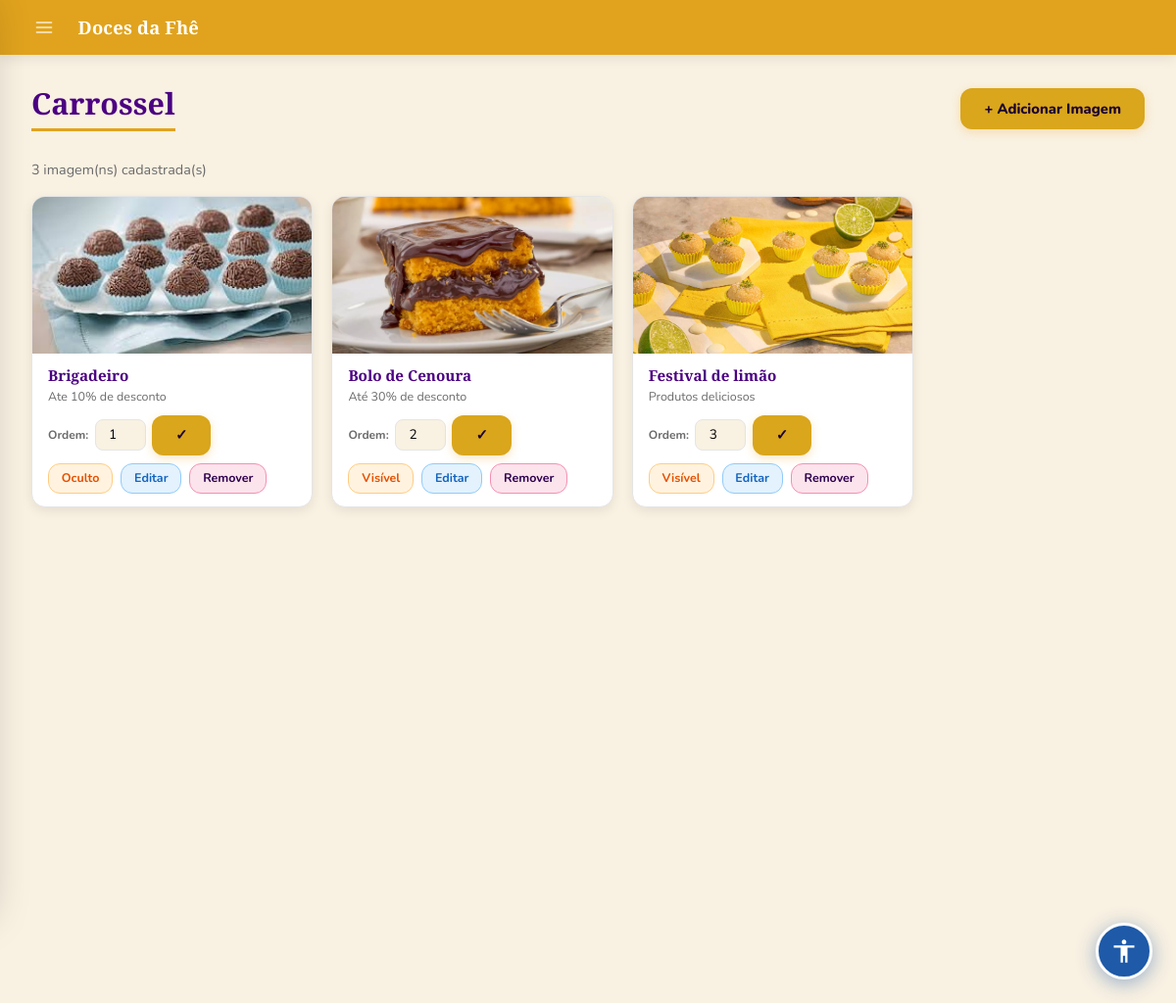
The app's page /carrossel/listar (signed in) with its own data.
### models.py (models this page shows, shortened)
class SiteConfig(db.Model):
    __tablename__ = "site_config"
    id               = db.Column(db.Integer, primary_key=True)
    color_primary    = db.Column(db.String(20), default='#5B6D3D')
    color_secondary  = db.Column(db.String(20), default='#D67155')
    color_accent     = db.Column(db.String(20), default='#F3B651')
    color_dark       = db.Column(db.String(20), default='#932E50')
    color_bg         = db.Column(db.String(20), default='#FAF9F6')
    color_text       = db.Column(db.String(20), default='#2B2B2B')
    color_text_light = db.Column(db.String(20), default='#6B6B6B')
    auth_bg_color1   = db.Column(db.String(20), default='#e8eed8')
    auth_bg_color2   = db.Column(db.String(20), default='#8fa05a')
    font_title   = db.Column(db.String(100), default='Playfair Display')
    font_body    = db.Column(db.String(100), default='Nunito')
    font_size    = db.Column(db.String(10), default='16')
    title_weight = db.Column(db.String(10), default='700')
    body_weight  = db.Column(db.String(10), default='400')
    layout_mode   = db.Column(db.String(20), default='spacious')
    layout_width  = db.Column(db.String(20), default='centered')
    card_columns  = db.Column(db.Integer,    default=3)
    card_gap      = db.Column(db.Integer,    default=20)
    show_carousel = db.Column(db.Boolean,    default=True)
    btn_radius  = db.Column(db.String(10), default='12px')
    card_shadow = db.Column(db.String(10), default='medium')
    navbar_fixed = db.Column(db.Boolean, default=True)
    anim_enabled     = db.Column(db.Boolean, default=True)
    anim_intensity   = db.Column(db.String(10), default='medium')
    anim_duration    = db.Column(db.Integer,    default=220)
    anim_hover_style = db.Column(db.String(20), default='lift')
    site_name   = db.Column(db.String(100), default='Doces da Fhê')
    logo_url    = db.Column(db.String(255), nullable=True)
    logo_height     = db.Column(db.Integer, default=100)
    logo_fit        = db.Column(db.String(20), default='contain')
    carousel_height = db.Column(db.Integer, default=340)
    card_img_height = db.Column(db.Integer, default=200)
    card_radius     = db.Column(db.String(10), default='16px')
    flash_success   = db.Column(db.String(20), default='#ffffff')
    flash_error     = db.Column(db.String(20), default='#f8d7da')
    flash_info      = db.Column(db.String(20), default='#ffffff')
    new_badge_days  = db.Column(db.Integer, default=7)
    new_badge_ativo = db.Column(db.Boolean, default=True)
    blog_primary    = db.Column(db.String(20), default='#5B6D3D')
    blog_accent     = db.Column(db.String(20), default='#932E50')
    blog_bg         = db.Column(db.String(20), default='#f8fafc')
    blog_card_bg    = db.Column(db.String(20), default='#ffffff')
    blog_text       = db.Column(db.String(20), default='#1e293b')
    agenda_dias_arquivar = db.Column(db.Integer, default=30)
    updated_at      = db.Column(db.DateTime, default=datetime.utcnow, onupdate=datetime.utcnow)

class CarrosselItem(db.Model):
    __tablename__ = "carrossel_itens"
    id         = db.Column(db.Integer, primary_key=True)
    titulo     = db.Column(db.String(200), nullable=True)
    subtitulo  = db.Column(db.String(300), nullable=True)
    imagem     = db.Column(db.String(300), nullable=False)  # nome do arquivo
    ordem      = db.Column(db.Integer, default=0)
    ativo      = db.Column(db.Boolean, default=True)
    created_at = db.Column(db.DateTime, default=datetime.utcnow)

### app.py (the view)
@app.route('/carrossel/listar')
@login_required
@admin_required
def carrossel_listar():
    itens = CarrosselItem.query.order_by(CarrosselItem.ordem).all()
    return render_template('carrossel/listar_carrossel.html', itens=itens)

### app.py (called while the page is built)
def admin_required(f):
    @wraps(f)
    def decorated_function(*args, **kwargs):
        if not current_user.is_authenticated or not current_user.is_admin:
            flash("Acesso negado. São necessárias permissões de administrador.", "error")
            return redirect(url_for('dashboard'))
        return f(*args, **kwargs)
    return decorated_function

@login_manager.user_loader
def load_user(user_id):
    return User.query.get(int(user_id))

@app.context_processor
def inject_globals():
    if current_user.is_authenticated:
        total_itens = db.session.query(
            db.func.sum(CarrinhoItem.quantidade)
        ).filter_by(user_id=current_user.id).scalar() or 0
    else:
        total_itens = 0
    site_config = SiteConfig.query.first()
    return dict(carrinho_total=total_itens, site_config=site_config)

### templates/carrossel/listar_carrossel.html (shortened to what this page needs)
{% extends "admin/base.html" %}
{% block styles %}
<link rel="stylesheet" href="{{ url_for('static', filename='admin.css') }}">
{% endblock %}
{% block content %}
<div class="page-header">
  <h2>Carrossel</h2>
  {% if current_user.is_admin %}
    <div class="page-header-actions">
      <a href="{{ url_for('carrossel_admin') }}" class="btn-primary">+ Adicionar Imagem</a>
    </div>
  {% endif %}
</div>
{% if itens %}
<p style="margin: 0 2rem 1rem; color:var(--color-text-light); font-size:.9rem;">
  {{ itens|length }} imagem(ns) cadastrada(s)
</p>
<div class="carrossel-grid">
  {% for item in itens %}
  <div class="carrossel-card">
    <img src="{{ url_for('static', filename='uploads/carrossel/' + item.imagem) }}" alt="{{ item.titulo }}">
    <div class="carrossel-card-body">
      <h4>{{ item.titulo or 'Sem título' }}</h4>
      <p>{{ item.subtitulo or '' }}</p>
      <div class="carrossel-card-actions" style="flex-direction: column; align-items: flex-start;">
        <form method="POST" action="{{ url_for('carrossel_ordem', id=item.id) }}" class="ordem-form">
          <label style="font-size:.75rem; font-weight:700; color:var(--color-text-light);">Ordem:</label>
          <input type="number" name="ordem" value="{{ item.ordem }}" min="0">
          <button type="submit" class="btn-primary"
                  style="padding:.3rem .7rem; font-size:.75rem; margin:0; border-radius:12px;">✓</button>
        </form>
        <div style="display:flex; gap:.5rem; align-items:center; flex-wrap:nowrap;">
          <a href="{{ url_for('carrossel_toggle', id=item.id) }}" class="btn-acao btn-toggle">
            {{ 'Visível' if item.ativo else 'Oculto' }}
          </a>
          <a href="{{ url_for('carrossel_editar', id=item.id) }}" class="btn-acao btn-editar">Editar</a>
          <form method="POST" action="{{ url_for('carrossel_deletar', id=item.id) }}"
                onsubmit="return confirm('Remover esta imagem?')" style="margin:0;">
            <button type="submit" class="btn-acao btn-deletar">Remover</button>
          </form>
        </div>
      </div>
    </div>
  </div>
  {% endfor %}
</div>
{% else %}
  <p style="margin: 0 2rem; color:var(--color-text-light);">Nenhuma imagem no carrossel ainda.</p>
{% endif %}
{% endblock %}

### templates/admin/base.html (shortened to what this page needs)
<!DOCTYPE html>
<html>
<head>
  <link href="https://cdn.jsdelivr.net/npm/bootstrap@5.3.0/dist/css/bootstrap.min.css" rel="stylesheet">
  <link rel="stylesheet" href="https://cdnjs.cloudflare.com/ajax/libs/cropperjs/1.6.1/cropper.min.css">
  {% block styles %}{% endblock %}
  <link rel="stylesheet" href="{{ url_for('dynamic_styles') }}">
  {% if not request.path.startswith('/admin') and request.path not in ['/login', '/signup', '/logout', '/forgot-password', '/change-password'] and not request.path.startswith('/reset-password') %}
  <link rel="stylesheet" href="{{ url_for('static', filename='accessibility.css') }}">
  {% endif %}
</head>
<body>
{% if current_user.is_authenticated and current_user.is_admin %}
<div class="topbar">
  <button class="topbar-menu-btn" id="drawerToggle" aria-label="Menu">
    <svg xmlns="http://www.w3.org/2000/svg" width="20" height="20" viewBox="0 0 24 24" fill="none"
         stroke="currentColor" stroke-width="2" stroke-linecap="round" stroke-linejoin="round">
      <line x1="3" y1="6"  x2="21" y2="6"/>
      <line x1="3" y1="12" x2="21" y2="12"/>
      <line x1="3" y1="18" x2="21" y2="18"/>
    </svg>
  </button>
  <span class="topbar-brand">{{ site_config.site_name if site_config else 'Doces da Fhê' }}</span>
</div>
{% endif %}
<div class="acc-content-wrap">
<main id="acc-main-content">
{% block content %}
{% endblock %}
</main>
</div>
{% if not request.path.startswith('/admin') and request.path not in ['/login', '/signup', '/logout', '/forgot-password', '/change-password'] and not request.path.startswith('/reset-password') %}
<label for="acc-open" class="acc-fab" role="button" aria-label="Abrir painel de acessibilidade" title="Acessibilidade">
  <svg xmlns="http://www.w3.org/2000/svg" width="28" height="28" viewBox="0 0 24 24" fill="currentColor">
    <path d="M12 2c1.1 0 2 .9 2 2s-.9 2-2 2-2-.9-2-2 .9-2 2-2zm9 7h-6v13h-2v-6h-2v6H9V9H3V7h18v2z"/>
  </svg>
</label>
{% endif %}
</body>
</html>

### static/admin.css (style rules this page uses)
:root { --color-primary: #5B6D3D; --color-secondary: #D67155; --color-accent: #F3B651; --color-dark: #932E50; --color-bg: #FAF9F6; --color-white: #FFFFFF; --color-text: #2B2B2B; --color-text-light: #6B6B6B; --color-border: #E5E5E5; --color-hover-primary: #4a5932; --color-hover-accent: #d9a13f; --color-hover-secondary: #b85a42; --shadow-sm: 0 2px 6px rgba(0,0,0,.05); --shadow-md: 0 4px 12px rgba(0,0,0,.08); --shadow-lg: 0 8px 20px rgba(0,0,0,.12); --radius-sm: 6px; --radius-md: 10px; --radius-lg: 16px; }
html body { background: var(--color-bg) !important; font-family: 'Nunito', sans-serif !important; margin: 0 !important; padding: 0 !important; }
html body h2 { font-family: 'Playfair Display', serif !important; font-size: 1.9rem !important; color: var(--color-primary) !important; margin: 2rem 2rem 1.2rem !important; padding-bottom: .5rem !important; border-bottom: 3px solid var(--color-secondary) !important; display: inline-block !important; background: none !important; width: auto !important; }
html body .btn-primary, html body a.btn-primary, html body button.btn-primary { background-color: var(--color-accent) !important; border: none !important; color: var(--color-text) !important; border-radius: 12px !important; padding: .6rem 1.5rem !important; font-family: 'Nunito', sans-serif !important; font-weight: 800 !important; font-size: .92rem !important; text-decoration: none !important; transition: background .2s, transform .15s, box-shadow .2s !important; cursor: pointer !important; box-shadow: 0 3px 10px rgba(243,182,81,.35) !important; display: inline-block !important; }
.page-header, .evento-header { display: flex; justify-content: space-between; align-items: center; gap: 1rem; margin: 2rem 2rem 1.8rem; flex-wrap: wrap; }
html body .page-header h2, html body .evento-titulo h2 { font-family: 'Playfair Display', serif !important; font-size: 1.9rem !important; color: var(--color-primary) !important; margin: 0 !important; padding-bottom: .4rem !important; border-bottom: 3px solid var(--color-secondary) !important; display: inline-block !important; }
.page-header-actions, .evento-acoes { display: flex; gap: .8rem; align-items: center; flex-wrap: wrap; flex-shrink: 0; }
.btn-acao { display: inline-block; padding: .32rem .8rem; border-radius: 20px; font-size: .78rem; font-weight: 700; text-decoration: none !important; transition: opacity .15s, transform .1s; white-space: nowrap; }
.btn-toggle { background: #fff3e0; color: #e65100; border: 1.5px solid #ffcc80; }
.btn-editar { background: #e3f2fd; color: #1565c0; border: 1.5px solid #90caf9; }
.btn-deletar { background: #fce4ec; color: var(--color-dark); border: 1.5px solid #f48fb1; }

### static/accessibility.css (style rules this page uses)
:root { --acc-blue: #1E5AA8; --acc-blue-dark: #154080; --acc-blue-light: #dbeafe; }
.acc-fab { position: fixed; bottom: 24px; right: 24px; width: 58px; height: 58px; border-radius: 50%; background: var(--acc-blue); color: #fff; border: 3px solid #fff; cursor: pointer; z-index: 99990; box-shadow: 0 4px 20px rgba(30,90,168,.45); display: flex; align-items: center; justify-content: center; transition: transform .2s, background .2s, box-shadow .2s; user-select: none; }
.acc-content-wrap { min-height: 100vh; }

### templates/admin/base.html (style rules this page uses)
:root { --color-primary: #5B6D3D; --color-secondary: #D67155; --color-accent: #F3B651; --color-dark: #932E50; --color-bg: #F4F6FB; --color-white: #FFFFFF; --color-text: #1e293b; --color-muted: #64748b; --color-border: #e2e8f0; --sidebar-bg: #D67155; --sidebar-hover: rgba(255,255,255,.12); --sidebar-active: rgba(255,255,255,.2); --shadow-sm: 0 1px 4px rgba(0,0,0,.06); --shadow-md: 0 4px 12px rgba(0,0,0,.08); --shadow-lg: 0 8px 24px rgba(0,0,0,.12); --radius-sm: 6px; --radius-md: 10px; --radius-lg: 16px; }
*, *::before, *::after { box-sizing: border-box; }
body { font-family: 'Nunito', sans-serif !important; background: var(--color-bg); color: var(--color-text); margin: 0 !important; padding: 0 !important; }
.topbar { background: var(--color-secondary); padding: 0 1.6rem; height: 56px; display: flex; align-items: center; gap: 1rem; position: sticky; top: 0; z-index: 200; box-shadow: var(--shadow-md); }
.topbar-menu-btn { background: none; border: none; cursor: pointer; width: 38px; height: 38px; border-radius: 9px; display: flex; align-items: center; justify-content: center; color: rgba(255,255,255,.8); transition: background .15s, color .15s; flex-shrink: 0; }
.topbar-brand { font-family: 'Playfair Display', serif; font-size: 1.15rem; font-weight: 700; color: #fff; letter-spacing: .01em; }

### records on screen
SiteConfig: site_name "Doces da Fhê"
CarrosselItem: imagem (picture), titulo "Brigadeiro", subtitulo "Ate 10% de desconto", ordem "1", ativo "Oculto"
CarrosselItem: imagem (picture), titulo "Bolo de Cenoura", subtitulo "Até 30% de desconto", ordem "2", ativo "Visível"
CarrosselItem: imagem (picture), titulo "Festival de limão", subtitulo "Produtos deliciosos", ordem "3", ativo "Visível"

### other values on screen
{{ itens|length }} "3"
